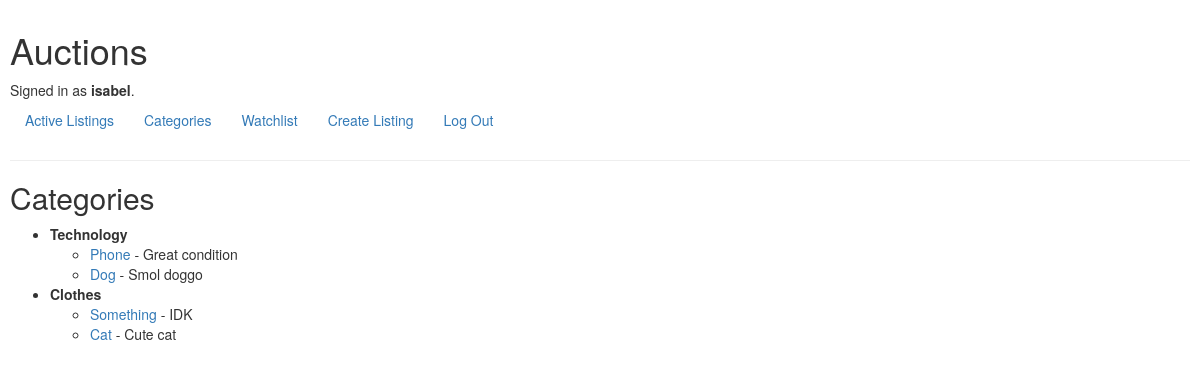
The app's page /categories (signed in) with its own data.
### auctions/models.py (models this page shows, shortened)
class User(AbstractUser):
    pass

class Category(models.Model):
    name = models.CharField(max_length=60)

class Auction(models.Model):
    seller = models.ForeignKey(User, on_delete=models.CASCADE)
    title = models.CharField(max_length=64)
    description = models.CharField(max_length=5000)
    image = models.CharField(max_length=20000, blank=True, null=True)
    starting_bid = models.DecimalField(decimal_places=2, max_digits=12)
    category = models.ForeignKey(Category, on_delete=models.CASCADE, null=True)

### auctions/views.py (the view)
# urls.py: path("categories", views.categories, name="categories"),
def categories(request):
    categories = Category.objects.prefetch_related('auction_set').all()
    return render(request, "auctions/categories.html", {
            "categories": categories
    })

### auctions/templates/auctions/categories.html
{% extends "auctions/layout.html" %}
{% block body %}
    <h2>Categories</h2>
    <ul>
        {% for category in categories %}
            <li>
                <strong>{{ category.name }}</strong>
                <ul>
                    {% for auction in category.auction_set.all %}
                        <li>
                            <a href="{% url 'auction' auction.id %}">{{ auction.title }}</a> - {{ auction.description }}
                        </li>
                    {% empty %}
                        <li>No auctions in this category</li>
                    {% endfor %}
                </ul>
            </li>
        {% empty %}
            <li>No active listings</li>
        {% endfor %}
    </ul>
{% endblock %}

### auctions/templates/auctions/layout.html (shortened to what this page needs)
{% load static %}
<!DOCTYPE html>
<html lang="en">
    <head>
        <link rel="stylesheet" href="{% static 'auctions/styles.css' %}">
        <link rel="stylesheet" href="https://stackpath.bootstrapcdn.com/bootstrap/4.4.1/css/bootstrap.min.css">
        <link rel="stylesheet" href="https://maxcdn.bootstrapcdn.com/bootstrap/3.3.7/css/bootstrap.min.css">
    </head>
    <body>
        <h1>Auctions</h1>
        <div>
            {% if user.is_authenticated %}
                Signed in as <strong>{{ user.username }}</strong>.
            {% else %}
                Not signed in.
            {% endif %}
        </div>
        <ul class="nav">
            <li class="nav-item">
                <a class="nav-link" href="{% url 'index' %}">Active Listings</a>
            </li>
            {% if user.is_authenticated %}
                <li class="nav-item">
                    <a class="nav-link" href="{% url 'categories' %}">Categories</a>
                </li>
                <li class="nav-item">
                    <a class="nav-link" href="{% url 'watchlist' %}">Watchlist</a>
                </li>
                <li class="nav-item">
                    <a class="nav-link" href="{% url 'create' %}">Create Listing</a>
                </li>
                <li class="nav-item">
                    <a class="nav-link" href="{% url 'logout' %}">Log Out</a>
                </li>
            {% endif %}
        </ul>
        <hr>
        {% block body %}
        {% endblock %}
    </body>
</html>

### auctions/static/auctions/styles.css (style rules this page uses)
body { padding: 10px; }

### records on screen
User: username "isabel"
Category: name "Technology"
Auction: title "Phone", description "Great condition"
Auction: title "Dog", description "Smol doggo"
Category: name "Clothes"
Auction: title "Something", description "IDK"
Auction: title "Cat", description "Cute cat"
